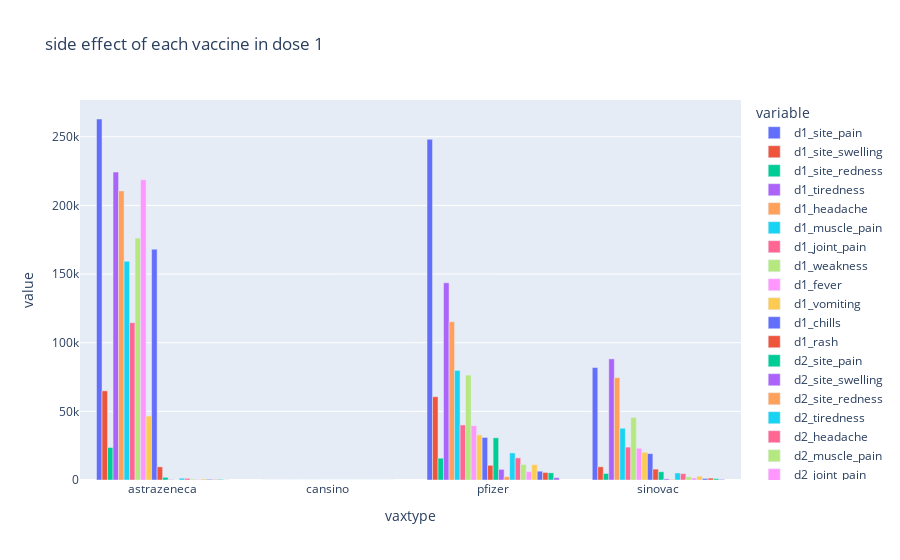
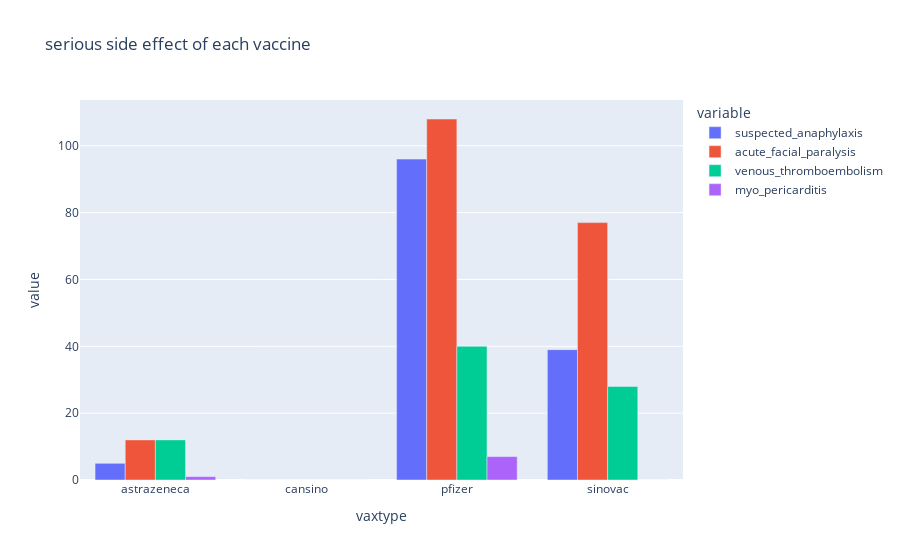

The notebook cell these images were saved under, in order:
### Code cell
df = aefi[['vaxtype','d1_site_pain','d1_site_swelling','d1_site_redness','d1_tiredness','d1_headache','d1_muscle_pain','d1_joint_pain','d1_weakness', 'd1_fever','d1_vomiting','d1_chills','d1_rash','d2_site_pain','d2_site_swelling','d2_site_redness','d2_tiredness','d2_headache','d2_muscle_pain','d2_joint_pain','d2_weakness', 'd2_fever','d2_vomiting','d2_chills','d2_rash']].copy()
df = df.groupby('vaxtype').sum()
df3 = aefi_serious.groupby('vaxtype').sum()
fig1 = px.bar(df,barmode='group',title = 'side effect of each vaccine in dose 1')
fig3 = px.bar(df3,barmode='group',title = 'serious side effect of each vaccine')
fig1.show()
fig3.show()

### Figure 1 — Plotly figure (JSON) as saved in the notebook; plotly's stock layout.template omitted (floating-point values rounded to 4 significant figures)
{"data": [{"alignmentgroup": "True", "hovertemplate": "variable=d1_site_pain<br>vaxtype=%{x}<br>value=%{y}<extra></extra>", "legendgroup": "d1_site_pain", "marker": {"color": "#636efa"}, "name": "d1_site_pain", "offsetgroup": "d1_site_pain", "orientation": "v", "showlegend": true, "textposition": "auto", "type": "bar", "x": ["astrazeneca", "cansino", "pfizer", "sinovac"], "xaxis": "x", "y": [262941, 0, 248145, 81887], "yaxis": "y"}, {"alignmentgroup": "True", "hovertemplate": "variable=d1_site_swelling<br>vaxtype=%{x}<br>value=%{y}<extra></extra>", "legendgroup": "d1_site_swelling", "marker": {"color": "#EF553B"}, "name": "d1_site_swelling", "offsetgroup": "d1_site_swelling", "orientation": "v", "showlegend": true, "textposition": "auto", "type": "bar", "x": ["astrazeneca", "cansino", "pfizer", "sinovac"], "xaxis": "x", "y": [64947, 0, 60653, 9631], "yaxis": "y"}, {"alignmentgroup": "True", "hovertemplate": "variable=d1_site_redness<br>vaxtype=%{x}<br>value=%{y}<extra></extra>", "legendgroup": "d1_site_redness", "marker": {"color": "#00cc96"}, "name": "d1_site_redness", "offsetgroup": "d1_site_redness", "orientation": "v", "showlegend": true, "textposition": "auto", "type": "bar", "x": ["astrazeneca", "cansino", "pfizer", "sinovac"], "xaxis": "x", "y": [23704, 0, 15879, 4758], "yaxis": "y"}, {"alignmentgroup": "True", "hovertemplate": "variable=d1_tiredness<br>vaxtype=%{x}<br>value=%{y}<extra></extra>", "legendgroup": "d1_tiredness", "marker": {"color": "#ab63fa"}, "name": "d1_tiredness", "offsetgroup": "d1_tiredness", "orientation": "v", "showlegend": true, "textposition": "auto", "type": "bar", "x": ["astrazeneca", "cansino", "pfizer", "sinovac"], "xaxis": "x", "y": [224269, 0, 143623, 88212], "yaxis": "y"}, {"alignmentgroup": "True", "hovertemplate": "variable=d1_headache<br>vaxtype=%{x}<br>value=%{y}<extra></extra>", "legendgroup": "d1_headache", "marker": {"color": "#FFA15A"}, "name": "d1_headache", "offsetgroup": "d1_headache", "orientation": "v", "showlegend": true, "textposition": "auto", "type": "bar", "x": ["astrazeneca", "cansino", "pfizer", "sinovac"], "xaxis": "x", "y": [210573, 0, 115331, 74537], "yaxis": "y"}, {"alignmentgroup": "True", "hovertemplate": "variable=d1_muscle_pain<br>vaxtype=%{x}<br>value=%{y}<extra></extra>", "legendgroup": "d1_muscle_pain", "marker": {"color": "#19d3f3"}, "name": "d1_muscle_pain", "offsetgroup": "d1_muscle_pain", "orientation": "v", "showlegend": true, "textposition": "auto", "type": "bar", "x": ["astrazeneca", "cansino", "pfizer", "sinovac"], "xaxis": "x", "y": [159350, 0, 79838, 37701], "yaxis": "y"}, {"alignmentgroup": "True", "hovertemplate": "variable=d1_joint_pain<br>vaxtype=%{x}<br>value=%{y}<extra></extra>", "legendgroup": "d1_joint_pain", "marker": {"color": "#FF6692"}, "name": "d1_joint_pain", "offsetgroup": "d1_joint_pain", "orientation": "v", "showlegend": true, "textposition": "auto", "type": "bar", "x": ["astrazeneca", "cansino", "pfizer", "sinovac"], "xaxis": "x", "y": [114575, 0, 40099, 23959], "yaxis": "y"}, {"alignmentgroup": "True", "hovertemplate": "variable=d1_weakness<br>vaxtype=%{x}<br>value=%{y}<extra></extra>", "legendgroup": "d1_weakness", "marker": {"color": "#B6E880"}, "name": "d1_weakness", "offsetgroup": "d1_weakness", "orientation": "v", "showlegend": true, "textposition": "auto", "type": "bar", "x": ["astrazeneca", "cansino", "pfizer", "sinovac"], "xaxis": "x", "y": [176252, 0, 76394, 45551], "yaxis": "y"}, {"alignmentgroup": "True", "hovertemplate": "variable=d1_fever<br>vaxtype=%{x}<br>value=%{y}<extra></extra>", "legendgroup": "d1_fever", "marker": {"color": "#FF97FF"}, "name": "d1_fever", "offsetgroup": "d1_fever", "orientation": "v", "showlegend": true, "textposition": "auto", "type": "bar", "x": ["astrazeneca", "cansino", "pfizer", "sinovac"], "xaxis": "x", "y": [218685, 0, 39511, 23099], "yaxis": "y"}, {"alignmentgroup": "True", "hovertemplate": "variable=d1_vomiting<br>vaxtype=%{x}<br>value=%{y}<extra></extra>", "legendgroup": "d1_vomiting", "marker": {"color": "#FECB52"}, "name": "d1_vomiting", "offsetgroup": "d1_vomiting", "orientation": "v", "showlegend": true, "textposition": "auto", "type": "bar", "x": ["astrazeneca", "cansino", "pfizer", "sinovac"], "xaxis": "x", "y": [46574, 0, 32859, 20210], "yaxis": "y"}, {"alignmentgroup": "True", "hovertemplate": "variable=d1_chills<br>vaxtype=%{x}<br>value=%{y}<extra></extra>", "legendgroup": "d1_chills", "marker": {"color": "#636efa"}, "name": "d1_chills", "offsetgroup": "d1_chills", "orientation": "v", "showlegend": true, "textposition": "auto", "type": "bar", "x": ["astrazeneca", "cansino", "pfizer", "sinovac"], "xaxis": "x", "y": [168137, 0, 30992, 19210], "yaxis": "y"}, {"alignmentgroup": "True", "hovertemplate": "variable=d1_rash<br>vaxtype=%{x}<br>value=%{y}<extra></extra>", "legendgroup": "d1_rash", "marker": {"color": "#EF553B"}, "name": "d1_rash", "offsetgroup": "d1_rash", "orientation": "v", "showlegend": true, "textposition": "auto", "type": "bar", "x": ["astrazeneca", "cansino", "pfizer", "sinovac"], "xaxis": "x", "y": [9609, 0, 10696, 7936], "yaxis": "y"}, {"alignmentgroup": "True", "hovertemplate": "variable=d2_site_pain<br>vaxtype=%{x}<br>value=%{y}<extra></extra>", "legendgroup": "d2_site_pain", "marker": {"color": "#00cc96"}, "name": "d2_site_pain", "offsetgroup": "d2_site_pain", "orientation": "v", "showlegend": true, "textposition": "auto", "type": "bar", "x": ["astrazeneca", "cansino", "pfizer", "sinovac"], "xaxis": "x", "y": [1952, 0, 30755, 6011], "yaxis": "y"}, {"alignmentgroup": "True", "hovertemplate": "variable=d2_site_swelling<br>vaxtype=%{x}<br>value=%{y}<extra></extra>", "legendgroup": "d2_site_swelling", "marker": {"color": "#ab63fa"}, "name": "d2_site_swelling", "offsetgroup": "d2_site_swelling", "orientation": "v", "showlegend": true, "textposition": "auto", "type": "bar", "x": ["astrazeneca", "cansino", "pfizer", "sinovac"], "xaxis": "x", "y": [336, 0, 7738, 832], "yaxis": "y"}, {"alignmentgroup": "True", "hovertemplate": "variable=d2_site_redness<br>vaxtype=%{x}<br>value=%{y}<extra></extra>", "legendgroup": "d2_site_redness", "marker": {"color": "#FFA15A"}, "name": "d2_site_redness", "offsetgroup": "d2_site_redness", "orientation": "v", "showlegend": true, "textposition": "auto", "type": "bar", "x": ["astrazeneca", "cansino", "pfizer", "sinovac"], "xaxis": "x", "y": [122, 0, 2393, 481], "yaxis": "y"}, {"alignmentgroup": "True", "hovertemplate": "variable=d2_tiredness<br>vaxtype=%{x}<br>value=%{y}<extra></extra>", "legendgroup": "d2_tiredness", "marker": {"color": "#19d3f3"}, "name": "d2_tiredness", "offsetgroup": "d2_tiredness", "orientation": "v", "showlegend": true, "textposition": "auto", "type": "bar", "x": ["astrazeneca", "cansino", "pfizer", "sinovac"], "xaxis": "x", "y": [1318, 0, 19730, 5117], "yaxis": "y"}, {"alignmentgroup": "True", "hovertemplate": "variable=d2_headache<br>vaxtype=%{x}<br>value=%{y}<extra></extra>", "legendgroup": "d2_headache", "marker": {"color": "#FF6692"}, "name": "d2_headache", "offsetgroup": "d2_headache", "orientation": "v", "showlegend": true, "textposition": "auto", "type": "bar", "x": ["astrazeneca", "cansino", "pfizer", "sinovac"], "xaxis": "x", "y": [1173, 0, 16124, 4639], "yaxis": "y"}, {"alignmentgroup": "True", "hovertemplate": "variable=d2_muscle_pain<br>vaxtype=%{x}<br>value=%{y}<extra></extra>", "legendgroup": "d2_muscle_pain", "marker": {"color": "#B6E880"}, "name": "d2_muscle_pain", "offsetgroup": "d2_muscle_pain", "orientation": "v", "showlegend": true, "textposition": "auto", "type": "bar", "x": ["astrazeneca", "cansino", "pfizer", "sinovac"], "xaxis": "x", "y": [673, 0, 11286, 2350], "yaxis": "y"}, {"alignmentgroup": "True", "hovertemplate": "variable=d2_joint_pain<br>vaxtype=%{x}<br>value=%{y}<extra></extra>", "legendgroup": "d2_joint_pain", "marker": {"color": "#FF97FF"}, "name": "d2_joint_pain", "offsetgroup": "d2_joint_pain", "orientation": "v", "showlegend": true, "textposition": "auto", "type": "bar", "x": ["astrazeneca", "cansino", "pfizer", "sinovac"], "xaxis": "x", "y": [407, 0, 6053, 1502], "yaxis": "y"}, {"alignmentgroup": "True", "hovertemplate": "variable=d2_weakness<br>vaxtype=%{x}<br>value=%{y}<extra></extra>", "legendgroup": "d2_weakness", "marker": {"color": "#FECB52"}, "name": "d2_weakness", "offsetgroup": "d2_weakness", "orientation": "v", "showlegend": true, "textposition": "auto", "type": "bar", "x": ["astrazeneca", "cansino", "pfizer", "sinovac"], "xaxis": "x", "y": [759, 0, 11221, 2778], "yaxis": "y"}, {"alignmentgroup": "True", "hovertemplate": "variable=d2_fever<br>vaxtype=%{x}<br>value=%{y}<extra></extra>", "legendgroup": "d2_fever", "marker": {"color": "#636efa"}, "name": "d2_fever", "offsetgroup": "d2_fever", "orientation": "v", "showlegend": true, "textposition": "auto", "type": "bar", "x": ["astrazeneca", "cansino", "pfizer", "sinovac"], "xaxis": "x", "y": [529, 0, 6409, 1138], "yaxis": "y"}, {"alignmentgroup": "True", "hovertemplate": "variable=d2_vomiting<br>vaxtype=%{x}<br>value=%{y}<extra></extra>", "legendgroup": "d2_vomiting", "marker": {"color": "#EF553B"}, "name": "d2_vomiting", "offsetgroup": "d2_vomiting", "orientation": "v", "showlegend": true, "textposition": "auto", "type": "bar", "x": ["astrazeneca", "cansino", "pfizer", "sinovac"], "xaxis": "x", "y": [297, 0, 5506, 1377], "yaxis": "y"}, {"alignmentgroup": "True", "hovertemplate": "variable=d2_chills<br>vaxtype=%{x}<br>value=%{y}<extra></extra>", "legendgroup": "d2_chills", "marker": {"color": "#00cc96"}, "name": "d2_chills", "offsetgroup": "d2_chills", "orientation": "v", "showlegend": true, "textposition": "auto", "type": "bar", "x": ["astrazeneca", "cansino", "pfizer", "sinovac"], "xaxis": "x", "y": [445, 0, 5232, 954], "yaxis": "y"}, {"alignmentgroup": "True", "hovertemplate": "variable=d2_rash<br>vaxtype=%{x}<br>value=%{y}<extra></extra>", "legendgroup": "d2_rash", "marker": {"color": "#ab63fa"}, "name": "d2_rash", "offsetgroup": "d2_rash", "orientation": "v", "showlegend": true, "textposition": "auto", "type": "bar", "x": ["astrazeneca", "cansino", "pfizer", "sinovac"], "xaxis": "x", "y": [56, 0, 1697, 475], "yaxis": "y"}], "layout": {"barmode": "group", "legend": {"title": {"text": "variable"}, "tracegroupgap": 0}, "title": {"text": "side effect of each vaccine in dose 1"}, "xaxis": {"anchor": "y", "domain": [0, 1], "title": {"text": "vaxtype"}}, "yaxis": {"anchor": "x", "domain": [0, 1], "title": {"text": "value"}}}}

### Figure 2 — Plotly figure (JSON) as saved in the notebook; plotly's stock layout.template omitted (floating-point values rounded to 4 significant figures)
{"data": [{"alignmentgroup": "True", "hovertemplate": "variable=suspected_anaphylaxis<br>vaxtype=%{x}<br>value=%{y}<extra></extra>", "legendgroup": "suspected_anaphylaxis", "marker": {"color": "#636efa"}, "name": "suspected_anaphylaxis", "offsetgroup": "suspected_anaphylaxis", "orientation": "v", "showlegend": true, "textposition": "auto", "type": "bar", "x": ["astrazeneca", "cansino", "pfizer", "sinovac"], "xaxis": "x", "y": [5, 0, 96, 39], "yaxis": "y"}, {"alignmentgroup": "True", "hovertemplate": "variable=acute_facial_paralysis<br>vaxtype=%{x}<br>value=%{y}<extra></extra>", "legendgroup": "acute_facial_paralysis", "marker": {"color": "#EF553B"}, "name": "acute_facial_paralysis", "offsetgroup": "acute_facial_paralysis", "orientation": "v", "showlegend": true, "textposition": "auto", "type": "bar", "x": ["astrazeneca", "cansino", "pfizer", "sinovac"], "xaxis": "x", "y": [12, 0, 108, 77], "yaxis": "y"}, {"alignmentgroup": "True", "hovertemplate": "variable=venous_thromboembolism<br>vaxtype=%{x}<br>value=%{y}<extra></extra>", "legendgroup": "venous_thromboembolism", "marker": {"color": "#00cc96"}, "name": "venous_thromboembolism", "offsetgroup": "venous_thromboembolism", "orientation": "v", "showlegend": true, "textposition": "auto", "type": "bar", "x": ["astrazeneca", "cansino", "pfizer", "sinovac"], "xaxis": "x", "y": [12, 0, 40, 28], "yaxis": "y"}, {"alignmentgroup": "True", "hovertemplate": "variable=myo_pericarditis<br>vaxtype=%{x}<br>value=%{y}<extra></extra>", "legendgroup": "myo_pericarditis", "marker": {"color": "#ab63fa"}, "name": "myo_pericarditis", "offsetgroup": "myo_pericarditis", "orientation": "v", "showlegend": true, "textposition": "auto", "type": "bar", "x": ["astrazeneca", "cansino", "pfizer", "sinovac"], "xaxis": "x", "y": [1, 0, 7, 0], "yaxis": "y"}], "layout": {"barmode": "group", "legend": {"title": {"text": "variable"}, "tracegroupgap": 0}, "title": {"text": "serious side effect of each vaccine"}, "xaxis": {"anchor": "y", "domain": [0, 1], "title": {"text": "vaxtype"}}, "yaxis": {"anchor": "x", "domain": [0, 1], "title": {"text": "value"}}}}
